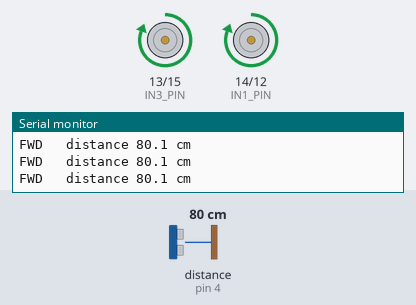
The sketch below on a simulated Arduino Uno, built with avr-gcc and run on an emulated ATmega328P. Parts: motor-driver pin pairs drawn as motors (green arrow = first pin HIGH = forward, orange = second pin HIGH = backward, longer = more drive), the last lines printed to the serial monitor. Wiring (inferred from the names in the program): ultrasonic range finder: trigger pin 5; echo pin 4. The test bench sets the inputs (shaded band); at power-on: distance to the obstacle (sensor on pin 4) 80 cm. The echo pulse lasts 58.3 µs per cm.

Above: at 1.8 s.
1.9 s: distance to the obstacle (sensor on pin 4) set to 22 cm
3.4 s: distance to the obstacle (sensor on pin 4) set to 18 cm
At 4.2 s:
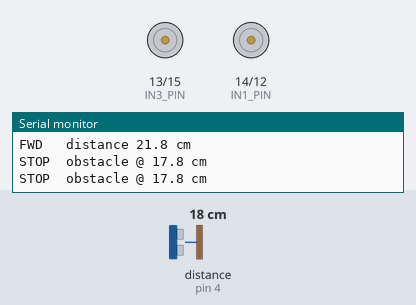
5.0 s: distance to the obstacle (sensor on pin 4) set to 35 cm
At 5.4 s:
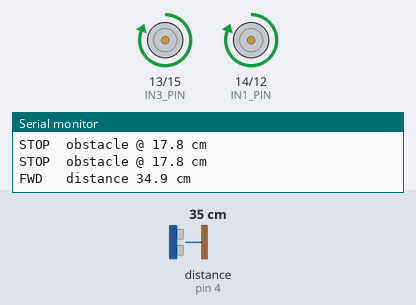
6.5 s: distance to the obstacle (sensor on pin 4) set to 2 cm
At 7.6 s:
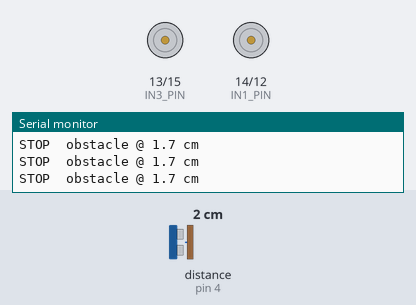
Timing chart, 0 to 9.0 s (numbered marks = the images above; inputs shaded):
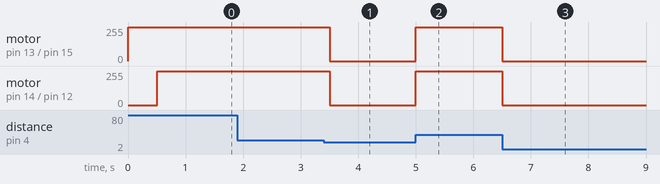

Measured:
- the behaviour switches between 21 and 20 cm on distance to the obstacle (sensor on pin 4) (found by bisection; images 0 and 1)
- after the input at 3.4 s, motor on pin 13 (IN3_PIN) / pin 15 (IN4_PIN), motor on pin 14 (IN1_PIN) / pin 12 (IN2_PIN): forward 255/255 → stopped after 0.10 s
- after the input at 5.0 s, motor on pin 13 (IN3_PIN) / pin 15 (IN4_PIN), motor on pin 14 (IN1_PIN) / pin 12 (IN2_PIN): stopped → forward 255/255 at once
- after the input at 6.5 s, motor on pin 13 (IN3_PIN) / pin 15 (IN4_PIN), motor on pin 14 (IN1_PIN) / pin 12 (IN2_PIN): forward 255/255 → stopped at once

The sketch:

hcsr04_l298n_test.ino
```cpp
const uint8_t TRIG_PIN = 5;   // D1
const uint8_t ECHO_PIN = 4;   // D2
const uint8_t IN1_PIN = 14;   // D5
const uint8_t IN2_PIN = 12;   // D6
const uint8_t IN3_PIN = 13;   // D7
const uint8_t IN4_PIN = 15;   // D8

const unsigned long PING_INTERVAL_MS = 500;
const unsigned long ECHO_TIMEOUT_US = 25000;
const float OBSTACLE_CM = 20.0;

unsigned long lastPingMs = 0;

void motorsStop() {
  digitalWrite(IN1_PIN, LOW);
  digitalWrite(IN2_PIN, LOW);
  digitalWrite(IN3_PIN, LOW);
  digitalWrite(IN4_PIN, LOW);
}

void motorsForward() {
  digitalWrite(IN1_PIN, HIGH);
  digitalWrite(IN2_PIN, LOW);
  digitalWrite(IN3_PIN, HIGH);
  digitalWrite(IN4_PIN, LOW);
}

float readDistanceCm() {
  digitalWrite(TRIG_PIN, LOW);
  delayMicroseconds(2);
  digitalWrite(TRIG_PIN, HIGH);
  delayMicroseconds(10);
  digitalWrite(TRIG_PIN, LOW);

  unsigned long durationUs = pulseIn(ECHO_PIN, HIGH, ECHO_TIMEOUT_US);
  if (durationUs == 0) {
    return -1.0;  // no echo
  }
  return durationUs / 58.0;
}

void setup() {
  Serial.begin(115200);
  pinMode(TRIG_PIN, OUTPUT);
  pinMode(ECHO_PIN, INPUT);
  digitalWrite(TRIG_PIN, LOW);

  pinMode(IN1_PIN, OUTPUT);
  pinMode(IN2_PIN, OUTPUT);
  pinMode(IN3_PIN, OUTPUT);
  pinMode(IN4_PIN, OUTPUT);
  motorsStop();

  pinMode(LED_BUILTIN, OUTPUT);
  digitalWrite(LED_BUILTIN, HIGH);  // active LOW: HIGH = OFF
}

void loop() {
  unsigned long now = millis();
  if (now - lastPingMs < PING_INTERVAL_MS) {
    return;
  }
  lastPingMs = now;

  float distanceCm = readDistanceCm();
  bool obstacle = (distanceCm >= 0.0 && distanceCm < OBSTACLE_CM);

  if (obstacle || distanceCm < 0.0) {
    digitalWrite(LED_BUILTIN, LOW);  // ON (active LOW)
    motorsStop();
    Serial.print(distanceCm < 0.0 ? "STOP  no echo (treated as obstacle)  "
                                   : "STOP  obstacle @ ");
    if (distanceCm >= 0.0) {
      Serial.print(distanceCm, 1);
      Serial.print(" cm");
    }
  } else {
    digitalWrite(LED_BUILTIN, HIGH);  // OFF
    motorsForward();
    Serial.print("FWD   distance ");
    Serial.print(distanceCm, 1);
    Serial.print(" cm");
  }
  Serial.println();
}
```
